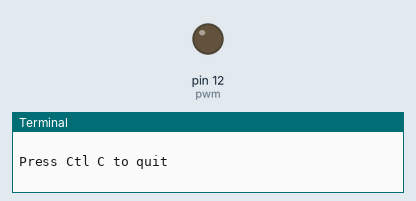
Bench run of a program on a simulated Raspberry Pi (header pin numbers). Shown: output pins drawn as LEDs (lit = HIGH), the last lines printed to the terminal.

Above: at 0.05 s.
At 4.65 s:
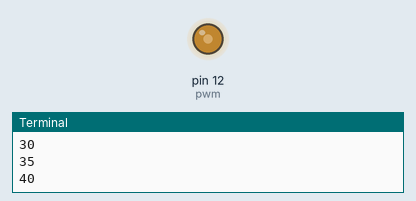
At 9.25 s:
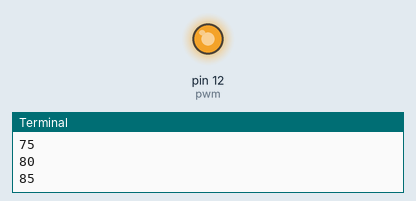
At 18.45 s:
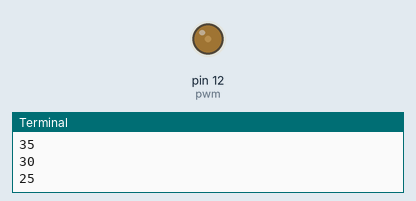
Timing chart, 0 to 26.0 s (numbered marks = the images above):
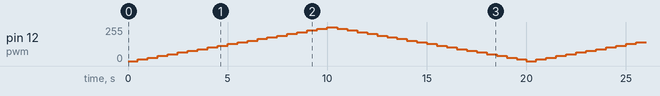

The program:

PWM_with_LED.py
```python
#  Pulse Width Modulation (PWM) demo to cycle brightness of an LED

import RPi.GPIO as GPIO   # Import the GPIO library.
import time               # Import time library

GPIO.setmode(GPIO.BOARD)  # Set Pi to use pin number when referencing GPIO pins.
                          # Can use GPIO.setmode(GPIO.BCM) instead to use
                          # Broadcom SOC channel names.

GPIO.setup(12, GPIO.OUT)  # Set GPIO pin 12 to output mode.
pwm = GPIO.PWM(12, 100)   # Initialize PWM on pwmPin 100Hz frequency

# main loop of program
print("\nPress Ctl C to quit \n")  # Print blank line before and after message.
dc=0                               # set dc variable to 0 for 0%
pwm.start(dc)                      # Start PWM with 0% duty cycle

try:
  while True:                      # Loop until Ctl C is pressed to stop.
    for dc in range(0, 101, 5):    # Loop 0 to 100 stepping dc by 5 each loop
      pwm.ChangeDutyCycle(dc)
      time.sleep(0.5)             # wait .05 seconds at current LED brightness
      print(dc)
    for dc in range(95, 0, -5):    # Loop 95 to 5 stepping dc down by 5 each loop
      pwm.ChangeDutyCycle(dc)
      time.sleep(0.5)             # wait .05 seconds at current LED brightness
      print(dc)
except KeyboardInterrupt:
  print("Ctl C pressed - ending program")

pwm.stop()                         # stop PWM
GPIO.cleanup()                     # resets GPIO ports used back to input mode
```
